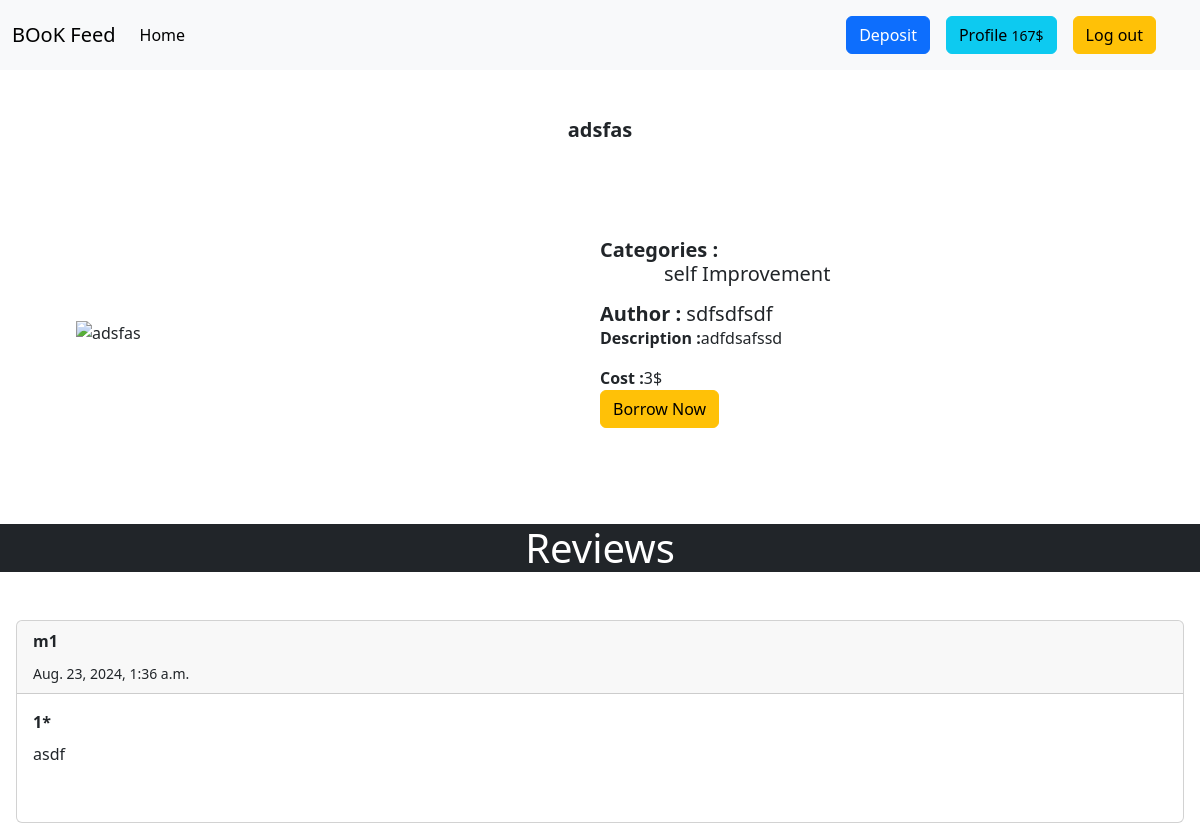
The page /books/bookdetail/1/ (signed in) on the database its author committed.
### accounts/models.py (models this page shows, shortened)
class Account(models.Model):
    user = models.OneToOneField(User,on_delete=models.CASCADE,related_name='account')
    balance = models.IntegerField()
    borrowed_books = models.ManyToManyField(Books, related_name='borrowed_by', blank=True)
    def __str__(self):
        return self.user.username

### books/models.py (models this page shows, shortened)
class Books(models.Model):
    name = models.CharField(max_length=120)
    categories = models.ManyToManyField(Category, verbose_name='categories')
    price = models.IntegerField()
    description = models.TextField()
    author = models.CharField(max_length=120,null=True,default=None)
    image = models.URLField(verbose_name='Photo Url',null=True,default=None)

class Category(models.Model):
    name = models.CharField(max_length=120)

### review/models.py (models this page shows, shortened)
class Review(models.Model):
    account = models.ForeignKey(Account,on_delete=models.CASCADE)
    book = models.ForeignKey(Books,on_delete=models.CASCADE)
    message = models.TextField()
    rating = models.IntegerField(choices=RATING)
    time = models.DateTimeField(auto_now_add = True)

### books/views.py (the view, shortened to what this page needs)
# urls.py: path('bookdetail/<int:pk>/', BookDetail.as_view(), name='detail'),
class BookDetail(DetailView):
    model = Books
    template_name = 'books/detail.html'
    context_object_name = 'book'
    def get_context_data(self, **kwargs):
        book = self.get_object()
        context = super().get_context_data(**kwargs)
        context['comment_form'] = ReviewForm()
        context['comments'] = Review.objects.filter(book=book).order_by('-time')
        if self.request.user.is_authenticated:
            account = get_object_or_404(Account, user=self.request.user)
            transaction = TransactionReport.objects.filter(account=account, book=book, have_now=True).exists()
            context['have'] = transaction
            read = TransactionReport.objects.filter(account=account, book=book, read=True).exists()
            context['read'] = read
        else:
            context['have'] = False
            context['read'] = False
        return context

### books/templates/books/detail.html (shortened to what this page needs)
{% extends "base.html" %}
{% load crispy_forms_tags %}
{% block content %}
<h5 class="card-title text-center col-lg-12 my-5"><b>{{book.name}}</b> </h5>
<div class='col-lg-12 d-flex '>
    <div class="photo-detail" style="width: 50%; display: flex; justify-content: center; align-items: center;">
        <img src="{{book.image}}" alt="{{book.name}}" style="width: 100%; height: auto; max-width: 400px; max-height: 400px; object-fit: contain;">
    </div>
<div class="detail_info m-5 d-flex flex-wrap " style='width: 50%;'>
        <div class="card-body">
            <h5 class="card-title"><b>Categories :</b>
                    <ul class ='d-flex'>
                        {% for category in book.categories.all %}
                        <ul>{{ category.name }}</ul>
                        {% endfor %}
                    </ul>
                </h5>
            <h5 class="card-title"><b>Author :</b> {{book.author}}</h5>
            <p class="card-text"><b>Description :</b>{{book.description}} </p>
            <p class="card-text"><b>Cost :</b>{{book.price}}$  </p>
        </div>
        <div class='mt-auto col-lg-12'>
            {% if user.is_authenticated %}
            {% if have %}
            <h3>You already have this book <a href="{% url 'profile' %}" class='btn btn-primary'>Read Now</a></h3>
            {% else %}
            <form method="post" action="{% url 'borrow' book.id %}">
                <button type="submit" name="buy_form" class='btn btn-warning'>Borrow Now</button>
            </form>
            {% endif %}
            {% else %}
            <a href="{% url 'login' %}" class='btn btn-success w-100'>Log in to borrow for {{total_price}} $</a>
            {% endif %}
        </div>
    </div>
</div>
<h1  class="bg-dark text-white my-5 text-center" id='reviews'>Reviews</h1>
<div class = 'justify-content-center'>
{% for comment in comments %}
<div class="card m-3 ">
    <div class="card-header">
        <p class="card-title"><b>{{comment.account}}</b></p>
        <small class="card-text">{{comment.time }}</small>
    </div>
    <div class="card-body">
        <p class="card-title"><b>{{comment.rating}}*</b></p>
        <p class="card-text">{{comment.message}}</p>
        <br>
    </div>
</div>
{% endfor %}
</div>
{% endblock content %}

### templates/base.html (shortened to what this page needs)
<!doctype html>
<html lang="en">
<head>
    <link href="https://cdn.jsdelivr.net/npm/bootstrap@5.3.3/dist/css/bootstrap.min.css" rel="stylesheet"
>
    </head>
<body>
    <nav class="navbar navbar-expand-lg bg-body-tertiary">
        <div class="container-fluid">
            <a class="navbar-brand" href="{% url 'home' %}">BOoK Feed </a>
            <div class="collapse navbar-collapse" id="navbarSupportedContent">
                <ul class="navbar-nav me-auto mb-2 mb-lg-0">
                    <li class="nav-item">
                        <a class="nav-link active" aria-current="page" href="{% url 'home' %}">Home</a>
                    </li>
                </ul>
                <div class=" ms-auto  me-4">
                    {% if user.is_authenticated %}
                    <div class='d-flex'>
                    <a href="{% url 'deposit' %}" class="btn btn-primary m-2">Deposit</a>
                    <a href="{% url 'profile' %}" class="btn btn-info m-2">Profile <small>{{user.account.balance}}$</small></a>
                    <form action="{% url 'logout' %}" method="post">
                        <button class="btn btn-warning m-2" type='submit'>Log  out</button>
                    </form>
                    </div>
                    {% else %}
                    <a href="{% url 'registration' %}" class="btn btn-primary m-2">Sign Up</a>
                    <a href="{% url 'login' %}" class="btn btn-success m-2">Log  in</a>
                    {% endif %}
                </div>
            </div>
        </div>
    </nav>
    {% block content %}
    {% endblock content %}
</body>
</html>

### rows shown on the page
Books: name "adsfas", author "sdfsdfsdf", description "adfdsafssd", price "3"
Category: name "self Improvement"
Review: account "m1", time "Aug. 23, 2024, 1:36 a.m.", rating "1", message "asdf"

### other values the page prints
{{ user.account.balance }} "167"
